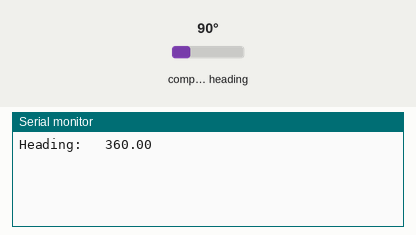
This sketch was run on a simulated Arduino Mega 2560, built with avr-gcc and run on an emulated ATmega2560. On the bench: the last lines printed to the serial monitor. Wiring (inferred from the names in the program): HMC5883L compass at I2C address 0x1E. Inputs (shaded band) come from the test bench; at power-on: compass heading 90°.

Above: at 1.2 s.
1.3 s: compass heading set to 7°
At 1.3 s:
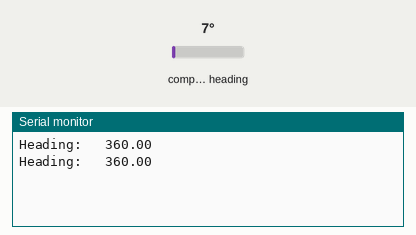
2.8 s: compass heading set to 180°
At 4.2 s:
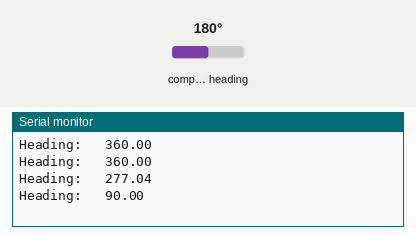
Timing chart, 0 to 5.8 s (numbered marks = the images above; inputs shaded):
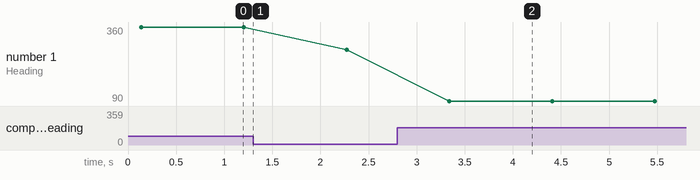

The sketch:

Compass.ino
```cpp
// (licence header left out)
#include <Arduino.h>
#include <Wire.h>
#include <HMC5883L_Simple.h>

// Create a compass
HMC5883L_Simple Compass;


float heading = 0;
float initial = 0;

void setup()
{
  Serial.begin(9600);
  Wire.begin();

  // Magnetic Declination is the correction applied according to your present location
  // in order to get True North from Magnetic North, it varies from place to place.
  //
  // The declination for your area can be obtained from http://www.magnetic-declination.com/
  // Take the "Magnetic Declination" line that it gives you in the information,
  //
  // Examples:
  //   Christchurch, 23° 35' EAST
  //   Wellington  , 22° 14' EAST
  //   Dunedin     , 25° 8'  EAST
  //   Auckland    , 19° 30' EAST
  //
  Compass.SetDeclination(23, 35, 'E');

  // The device can operate in SINGLE (default) or CONTINUOUS mode
  //   SINGLE simply means that it takes a reading when you request one
  //   CONTINUOUS means that it is always taking readings
  // for most purposes, SINGLE is what you want.
  Compass.SetSamplingMode(COMPASS_SINGLE);

  // The scale can be adjusted to one of several levels, you can probably leave it at the default.
  // Essentially this controls how sensitive the device is.
  //   Options are 088, 130 (default), 190, 250, 400, 470, 560, 810
  // Specify the option as COMPASS_SCALE_xxx
  // Lower values are more sensitive, higher values are less sensitive.
  // The default is probably just fine, it works for me.  If it seems very noisy
  // (jumping around), incrase the scale to a higher one.
  Compass.SetScale(COMPASS_SCALE_130);

  // The compass has 3 axes, but two of them must be close to parallel to the earth's surface to read it,
  // (we do not compensate for tilt, that's a complicated thing) - just like a real compass has a floating
  // needle you can imagine the digital compass does too.
  //
  // To allow you to mount the compass in different ways you can specify the orientation:
  //   COMPASS_HORIZONTAL_X_NORTH (default), the compass is oriented horizontally, top-side up. when pointing North the X silkscreen arrow will point North
  //   COMPASS_HORIZONTAL_Y_NORTH, top-side up, Y is the needle,when pointing North the Y silkscreen arrow will point North
  //   COMPASS_VERTICAL_X_EAST,    vertically mounted (tall) looking at the top side, when facing North the X silkscreen arrow will point East
  //   COMPASS_VERTICAL_Y_WEST,    vertically mounted (wide) looking at the top side, when facing North the Y silkscreen arrow will point West
  Compass.SetOrientation(COMPASS_HORIZONTAL_X_NORTH);
  initial = Compass.GetHeadingDegrees();
}

// Our main program loop.
void loop()
{
   heading = Compass.GetHeadingDegrees();
   if(heading - initial > 0){
     heading = heading - initial;
   }else{
     heading = heading - initial + 360;
   }
   Serial.print("Heading: \t");
   Serial.println( heading );
   delay(1000);
}
```

Measured:
- after the input at 2.8 s, the serial monitor: prints a new line after 0.54 s (image 2)
- plotted number 1: 360 → 277.04 after the input at 1.3 s, 277.04 → 90 after the input at 2.8 s
